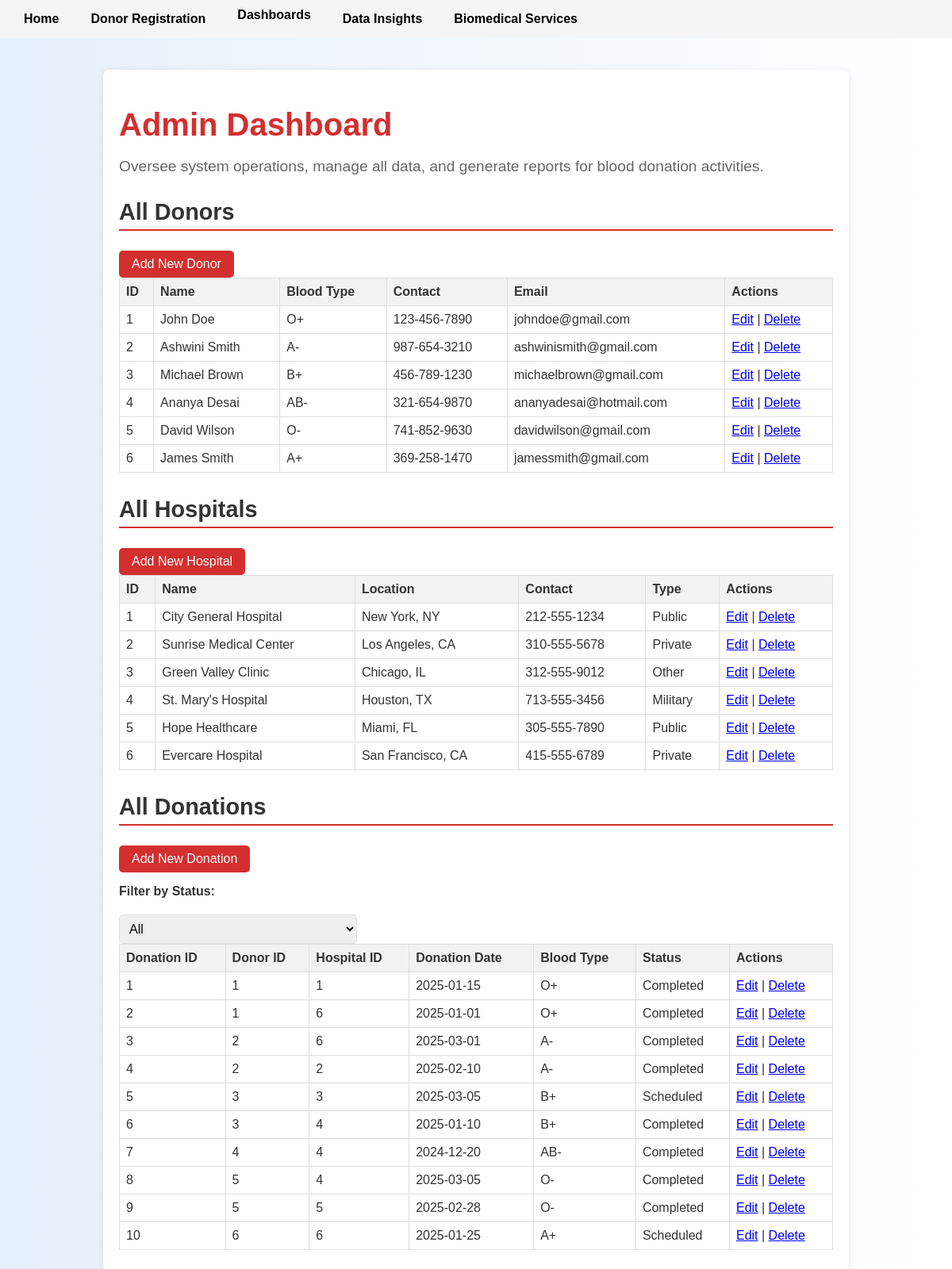
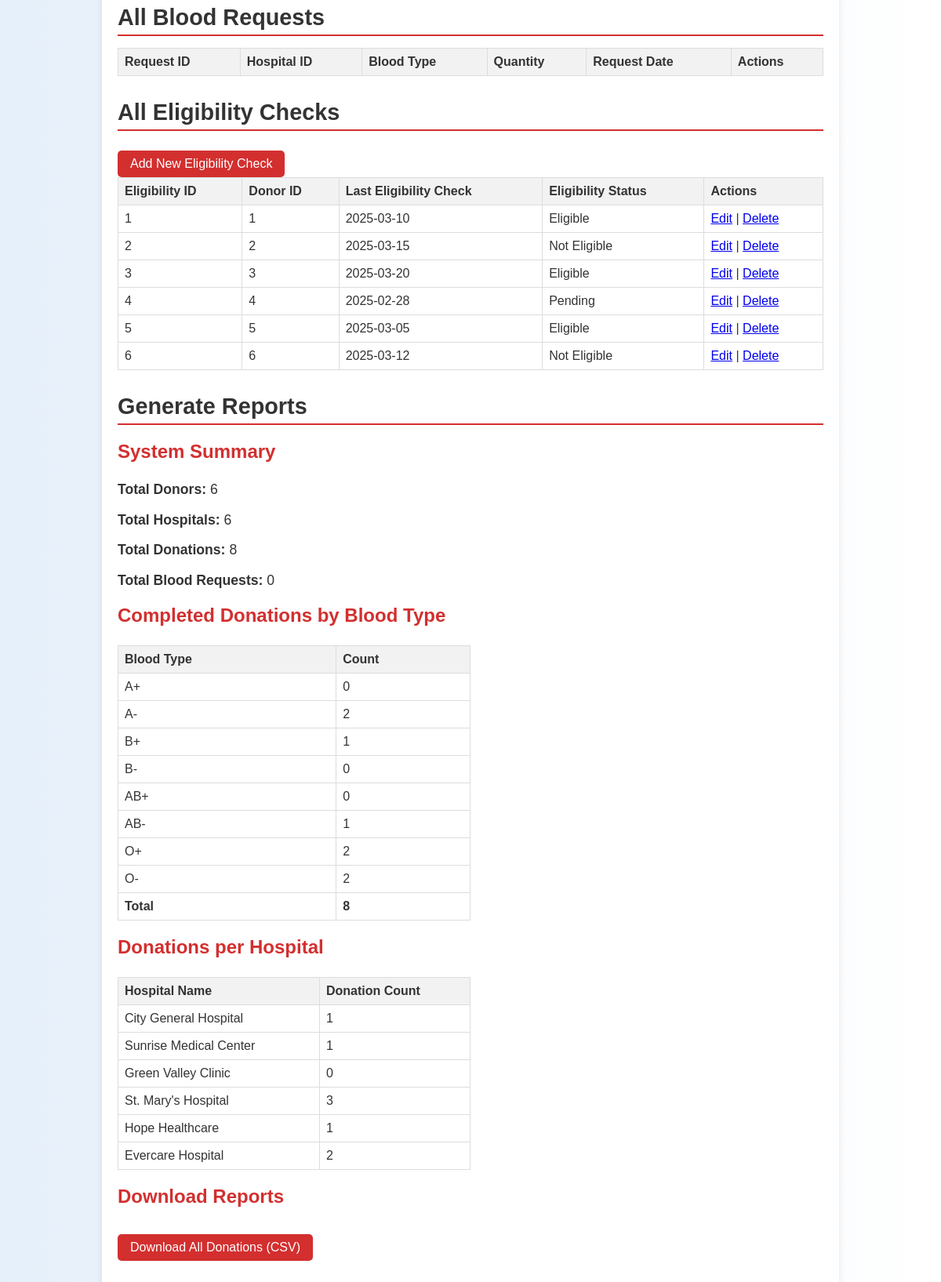
/admin, run on an earlier commit of the app's database (2 pictures, top to bottom).
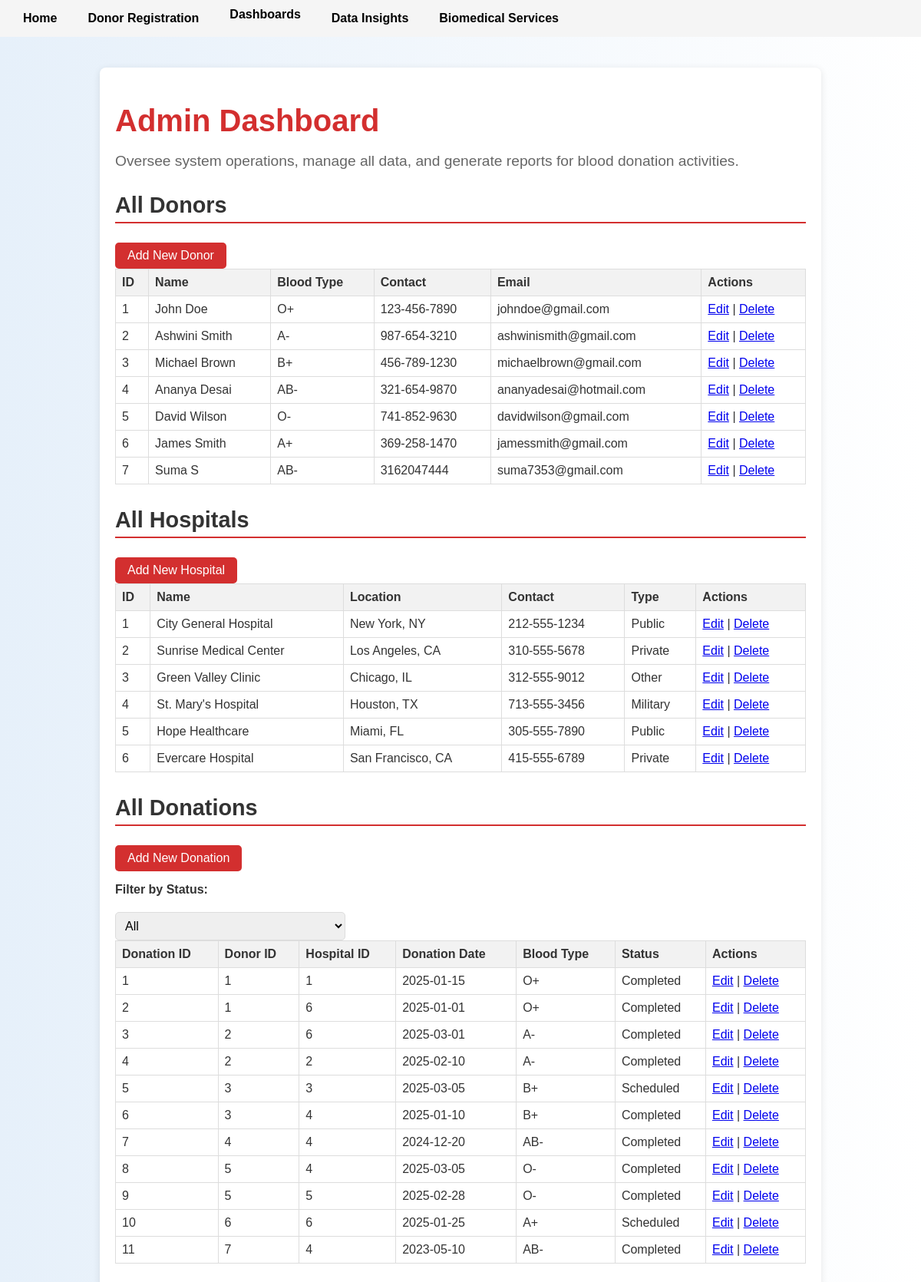
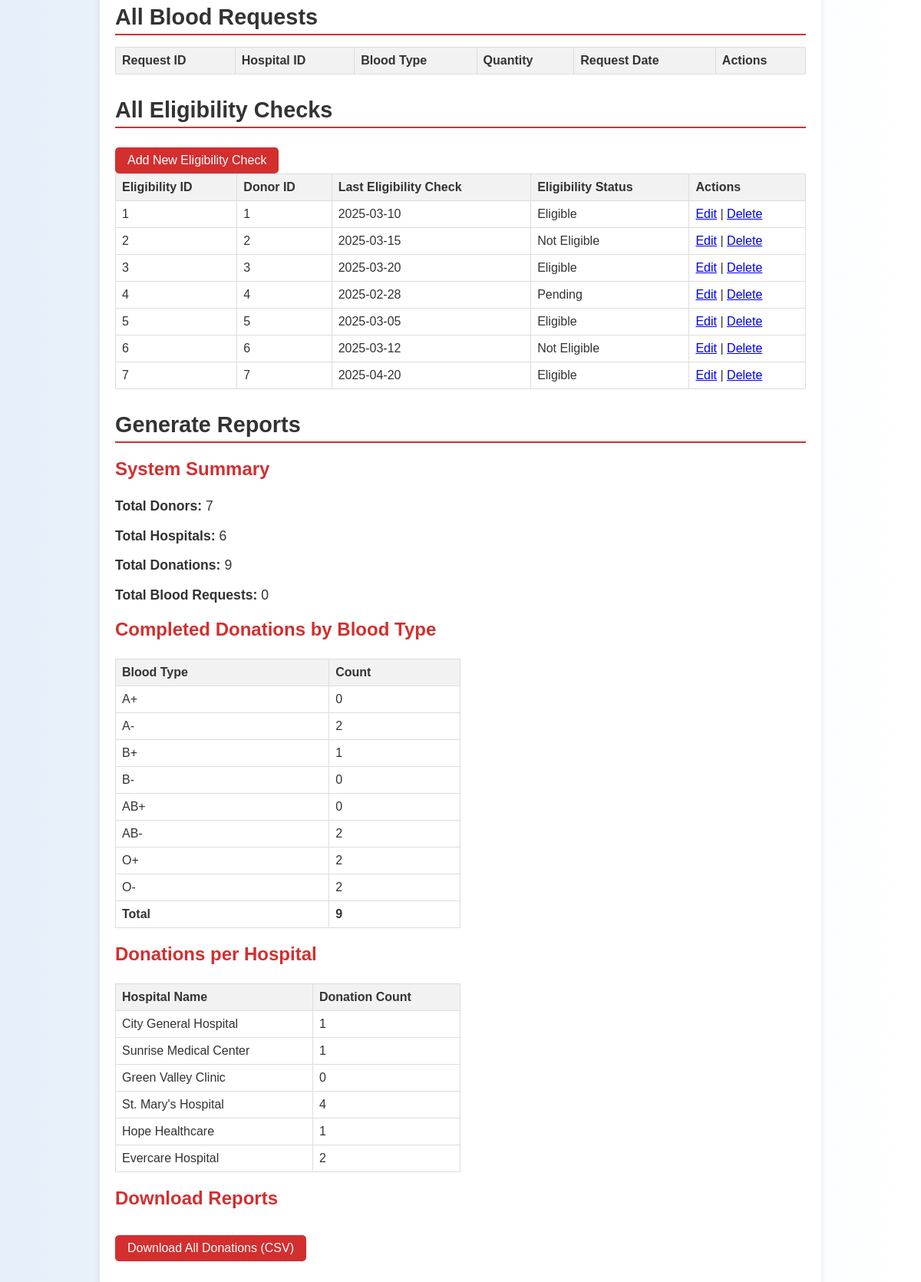
And on a later commit of the database (2 pictures, top to bottom).
### tables this page shows
CREATE TABLE Donors (
    DonorID INTEGER PRIMARY KEY AUTOINCREMENT,
    Name TEXT NOT NULL,
    DateOfBirth DATE NOT NULL,
    BloodType TEXT NOT NULL CHECK (BloodType IN ('A+', 'A-', 'B+', 'B-', 'AB+', 'AB-', 'O+', 'O-')),
    ContactInfo TEXT NOT NULL,
    Email TEXT UNIQUE NOT NULL,
    LastDonationDate DATE
);

CREATE TABLE Hospitals (
    HospitalID INTEGER PRIMARY KEY AUTOINCREMENT,
    Name TEXT NOT NULL,
    Location TEXT NOT NULL,
    ContactInfo TEXT NOT NULL,
    HospitalType TEXT NOT NULL CHECK (HospitalType IN ('Public', 'Private', 'Military', 'Other'))
);

CREATE TABLE Donations (
    DonationID INTEGER PRIMARY KEY AUTOINCREMENT,
    DonorID INTEGER NOT NULL,
    HospitalID INTEGER NOT NULL,
    DonationDate DATE NOT NULL,
    BloodType TEXT NOT NULL,
    Status TEXT NOT NULL CHECK (Status IN ('Completed', 'Scheduled')),
    FOREIGN KEY (DonorID) REFERENCES Donors(DonorID) ON DELETE CASCADE,
    FOREIGN KEY (HospitalID) REFERENCES Hospitals(HospitalID) ON DELETE CASCADE
);

CREATE TABLE DonationEligibility (
    EligibilityID INTEGER PRIMARY KEY AUTOINCREMENT,
    DonorID INTEGER NOT NULL,
    LastEligibilityCheck DATE NOT NULL,
    EligibilityStatus TEXT NOT NULL CHECK (EligibilityStatus IN ('Eligible', 'Not Eligible', 'Pending')),
    FOREIGN KEY (DonorID) REFERENCES Donors(DonorID) ON DELETE CASCADE
);

### app.py (the view)
@app.route('/admin')
def admin_dashboard():
    conn = get_db()
    donors = conn.execute('SELECT * FROM Donors').fetchall()
    hospitals = conn.execute('SELECT * FROM Hospitals').fetchall()
    blood_requests = conn.execute('SELECT * FROM BloodRequests').fetchall()
    donation_eligibility = conn.execute('SELECT * FROM DonationEligibility').fetchall()
    status_filter = request.args.get('status_filter', 'all')
    if status_filter == 'all':
        donations = conn.execute('SELECT * FROM Donations').fetchall()
    else:
        donations = conn.execute('SELECT * FROM Donations WHERE Status = ?', (status_filter,)).fetchall()
    summary = {
        'total_donors': len(donors),
        'total_hospitals': len(hospitals),
        'total_donations': conn.execute("SELECT COUNT(*) FROM Donations WHERE Status = 'Completed'").fetchone()[0],
        'total_blood_requests': len(blood_requests)
    }
    donors_by_blood_type = conn.execute('''
        SELECT Donors.BloodType, COUNT(Donations.DonationID) as Count
        FROM Donors
        JOIN Donations ON Donors.DonorID = Donations.DonorID
        WHERE Donations.Status = 'Completed'
        GROUP BY Donors.BloodType
    ''').fetchall()
    donors_by_blood_type = defaultdict(int, [(row['BloodType'], row['Count']) for row in donors_by_blood_type])
    donations_per_hospital = conn.execute('''
        SELECT Hospitals.Name, COUNT(Donations.DonationID) as DonationCount
        FROM Hospitals
        LEFT JOIN Donations ON Hospitals.HospitalID = Donations.HospitalID AND Donations.Status = 'Completed'
        GROUP BY Hospitals.HospitalID, Hospitals.Name
    ''').fetchall()
    return render_template('admin_dashboard.html', donors=donors, hospitals=hospitals,
                          donations=donations, blood_requests=blood_requests,
                          donation_eligibility=donation_eligibility,
                          summary=summary, donors_by_blood_type=donors_by_blood_type,
                          donations_per_hospital=donations_per_hospital, status_filter=status_filter)

### app.py (called while the page is built)
def get_db():
    conn = sqlite3.connect('database.db')
    conn.row_factory = sqlite3.Row
    return conn

### templates/admin_dashboard.html (shortened to what this page needs)
{% extends "layout.html" %}
{% block content %}
<div class="container">
    <h1>Admin Dashboard</h1>
    <p class="subtitle">Oversee system operations, manage all data, and generate reports for blood donation activities.</p>
    <section class="all-donors">
        <h2>All Donors</h2>
        <a href="{{ url_for('add_donor') }}" class="btn">Add New Donor</a>
        <table>
            <tr>
                <th>ID</th>
                <th>Name</th>
                <th>Blood Type</th>
                <th>Contact</th>
                <th>Email</th>
                <th>Actions</th>
            </tr>
            {% for donor in donors %}
            <tr>
                <td>{{ donor['DonorID'] }}</td>
                <td>{{ donor['Name'] }}</td>
                <td>{{ donor['BloodType'] }}</td>
                <td>{{ donor['ContactInfo'] }}</td>
                <td>{{ donor['Email'] }}</td>
                <td>
                    <a href="{{ url_for('edit_donor', id=donor['DonorID']) }}">Edit</a> |
                    <a href="{{ url_for('delete_donor', id=donor['DonorID']) }}"
                       onclick="return confirm('Do you confirm the deletion of this donor entry? This action cannot be undone.')">Delete</a>
                </td>
            </tr>
            {% endfor %}
        </table>
    </section>
    <section class="all-hospitals">
        <h2>All Hospitals</h2>
        <a href="{{ url_for('add_hospital') }}" class="btn">Add New Hospital</a>
        <table>
            <tr>
                <th>ID</th>
                <th>Name</th>
                <th>Location</th>
                <th>Contact</th>
                <th>Type</th>
                <th>Actions</th>
            </tr>
            {% for hospital in hospitals %}
            <tr>
                <td>{{ hospital['HospitalID'] }}</td>
                <td>{{ hospital['Name'] }}</td>
                <td>{{ hospital['Location'] }}</td>
                <td>{{ hospital['ContactInfo'] }}</td>
                <td>{{ hospital['HospitalType'] }}</td>
                <td>
                    <a href="{{ url_for('edit_hospital', id=hospital['HospitalID']) }}">Edit</a> |
                    <a href="{{ url_for('delete_hospital', id=hospital['HospitalID']) }}"
                       onclick="return confirm('Do you confirm the deletion of this hospital entry? This action cannot be undone.')">Delete</a>
                </td>
            </tr>
            {% endfor %}
        </table>
    </section>
    <section class="all-donations">
        <h2>All Donations</h2>
        <a href="{{ url_for('add_donation') }}" class="btn">Add New Donation</a>
        <form method="GET" action="{{ url_for('admin_dashboard') }}">
            <label for="status_filter">Filter by Status:</label>
            <select name="status_filter" id="status_filter" onchange="this.form.submit()">
                <option value="all" {% if status_filter == 'all' %}selected{% endif %}>All</option>
            </select>
        </form>
        <table>
            <tr>
                <th>Donation ID</th>
                <th>Donor ID</th>
                <th>Hospital ID</th>
                <th>Donation Date</th>
                <th>Blood Type</th>
                <th>Status</th>
                <th>Actions</th>
            </tr>
            {% for donation in donations %}
            <tr>
                <td>{{ donation['DonationID'] }}</td>
                <td>{{ donation['DonorID'] }}</td>
                <td>{{ donation['HospitalID'] }}</td>
                <td>{{ donation['DonationDate'] }}</td>
                <td>{{ donation['BloodType'] }}</td>
                <td>{{ donation['Status'] }}</td>
                <td>
                    <a href="{{ url_for('edit_donation', id=donation['DonationID']) }}">Edit</a> |
                    <a href="{{ url_for('delete_donation', id=donation['DonationID']) }}"
                       onclick="return confirm('Do you confirm the deletion of this donation entry? This action cannot be undone.')">Delete</a>
                </td>
            </tr>
            {% endfor %}
        </table>
    </section>
    <section class="all-blood-requests">
        <h2>All Blood Requests</h2>
        <table>
            <tr>
                <th>Request ID</th>
                <th>Hospital ID</th>
                <th>Blood Type</th>
                <th>Quantity</th>
                <th>Request Date</th>
                <th>Actions</th>
            </tr>
        </table>
    </section>
    <section class="all-eligibility">
        <h2>All Eligibility Checks</h2>
        <a href="{{ url_for('add_eligibility') }}" class="btn">Add New Eligibility Check</a>
        <table>
            <tr>
                <th>Eligibility ID</th>
                <th>Donor ID</th>
                <th>Last Eligibility Check</th>
                <th>Eligibility Status</th>
                <th>Actions</th>
            </tr>
            {% for eligibility in donation_eligibility %}
            <tr>
                <td>{{ eligibility['EligibilityID'] }}</td>
                <td>{{ eligibility['DonorID'] }}</td>
                <td>{{ eligibility['LastEligibilityCheck'] }}</td>
                <td>{{ eligibility['EligibilityStatus'] }}</td>
                <td>
                    <a href="{{ url_for('edit_eligibility', id=eligibility['EligibilityID']) }}">Edit</a> |
                    <a href="{{ url_for('delete_eligibility', id=eligibility['EligibilityID']) }}"
                       onclick="return confirm('Are you sure you want to delete?')">Delete</a>
                </td>
            </tr>
            {% endfor %}
        </table>
    </section>
    <section class="reports">
        <h2>Generate Reports</h2>
        <h3>System Summary</h3>
        <p><strong>Total Donors:</strong> {{ summary.total_donors }}</p>
        <p><strong>Total Hospitals:</strong> {{ summary.total_hospitals }}</p>
        <p><strong>Total Donations:</strong> {{ summary.total_donations }}</p>
        <p><strong>Total Blood Requests:</strong> {{ summary.total_blood_requests }}</p>
        <h3>Completed Donations by Blood Type</h3>
        <table>
            <tr>
                <th>Blood Type</th>
                <th>Count</th>
            </tr>
            {% for blood_type in ['A+', 'A-', 'B+', 'B-', 'AB+', 'AB-', 'O+', 'O-'] %}
            <tr>
                <td>{{ blood_type }}</td>
                <td>{{ donors_by_blood_type[blood_type] }}</td>
            </tr>
            {% endfor %}
            <tr>
                <td><strong>Total</strong></td>
                <td><strong>{{ donors_by_blood_type.values() | sum }}</strong></td>
            </tr>
        </table>
        <h3>Donations per Hospital</h3>
        <table>
            <tr>
                <th>Hospital Name</th>
                <th>Donation Count</th>
            </tr>
            {% for hospital, count in donations_per_hospital %}
            <tr>
                <td>{{ hospital }}</td>
                <td>{{ count }}</td>
            </tr>
            {% endfor %}
        </table>
        <h3>Download Reports</h3>
        <a href="{{ url_for('download_donations_report') }}" class="btn">Download All Donations (CSV)</a>
    </section>
</div>
{% endblock %}

### templates/layout.html (shortened to what this page needs)
<!DOCTYPE html>
<html lang="en">
<head>
    <link rel="stylesheet" href="{{ url_for('static', filename='css/style.css') }}">
</head>
<body>
    <nav>
        <a href="{{ url_for('index') }}" {% if active_page == 'index' %}class="active"{% endif %}>Home</a>
        <a href="{{ url_for('donate_blood') }}" {% if active_page == 'donate_blood' %}class="active"{% endif %}>Donor Registration</a>
        <div class="dropdown">
            <span class="dropdown-label">Dashboards</span>
        </div>
        <a href="{{ url_for('insights') }}" {% if active_page == 'insights' %}class="active"{% endif %}>Data Insights</a>
        <a href="{{ url_for('biomedical_services') }}" {% if active_page == 'biomedical_services' %}class="active"{% endif %}>Biomedical Services</a>
    </nav>
    {% block content %}
    {% endblock %}
</body>
</html>

### static/css/style.css (style rules this page uses)
body { font-family: 'Helvetica', Arial, sans-serif; margin: 0; padding: 0; background: linear-gradient(to right, #e6f0fa, #ffffff); color: #333; }
nav { background-color: #f5f5f5; padding: 10px 20px; display: flex; gap: 20px; }
nav a { text-decoration: none; color: black; font-weight: bold; padding: 5px 10px; transition: all 0.3s ease; }
.container { max-width: 900px; margin: 40px auto; padding: 20px; background-color: #ffffff; box-shadow: 0 2px 10px rgba(0, 0, 0, 0.1); border-radius: 8px; }
h1 { font-size: 2.5em; color: #d32f2f; margin-bottom: 10px; }
.subtitle { font-size: 1.2em; color: #666; margin-bottom: 30px; }
h2 { font-size: 1.8em; color: #333; margin-top: 30px; margin-bottom: 15px; border-bottom: 2px solid #d32f2f; padding-bottom: 5px; }
form label { display: block; margin: 15px 0; font-weight: bold; }
form input[type="text"], form input[type="email"], form input[type="date"], form select { width: 100%; max-width: 300px; padding: 8px; margin-top: 5px; border: 1px solid #ddd; border-radius: 5px; font-size: 1em; }
.btn { display: inline-block; margin-top: 10px; padding: 8px 16px; background-color: #d32f2f; color: #ffffff; text-decoration: none; border-radius: 5px; transition: background-color 0.3s ease; }
table { border-collapse: collapse; width: 100%; }
th, td { border: 1px solid #ddd; padding: 8px; text-align: left; }
th { background-color: #f2f2f2; }
.all-donors, .all-hospitals, .all-donations, .all-blood-requests, .reports { margin-bottom: 30px; }
.reports h3 { font-size: 1.5em; color: #d32f2f; margin-top: 20px; }
.reports p { font-size: 1.1em; color: #333; }
.reports table { margin-top: 10px; width: 50%; }
.dropdown { position: relative; display: inline-block; }
.dropdown-label { font-weight: bold; padding: 5px 10px; cursor: pointer; color: black; transition: all 0.3s ease; }

What changed in the data, as far as the page shows it:
added Donors: DonorID "7", Name "Suma S", BloodType "AB-", ContactInfo "3162047444", Email "suma7353@gmail.com"
computed for Hospitals "St. Mary's Hospital": HospitalID "3" → "4"
added Donations: DonationID "11", DonorID "7", HospitalID "4", DonationDate "2023-05-10", BloodType "AB-", Status "Completed"
added DonationEligibility: EligibilityID "7", DonorID "7", LastEligibilityCheck "2025-04-20", EligibilityStatus "Eligible"
Also different on the page:
{{ summary.total_donors }}: "6" → "7"
{{ summary.total_donations }}: "8" → "9"
{{ donors_by_blood_type.values() | sum }}: "8" → "9"
new list line: "AB- 2"
list line gone: "AB- 1"
